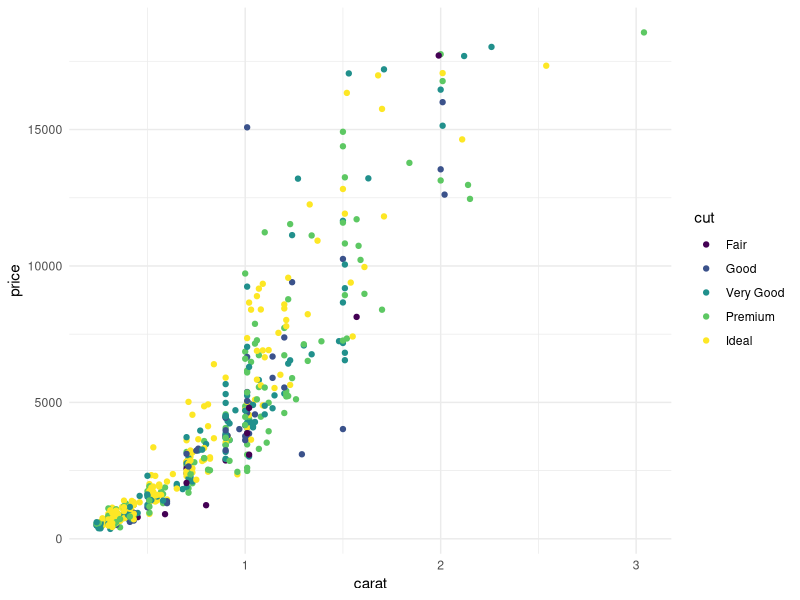

Here is the R script that generated this plot:
## ---- chunk 1
library(dplyr)
library(ggplot2)

diamonds %>% 
  slice_sample(n = 500) %>%
  ggplot() + 
  geom_point(aes(carat, price, color = cut)) + 
  theme_minimal()
## ---- chunk 2
head(iris) %>% 
  knitr::kable(caption = "Iris, data, how old are you iris")
